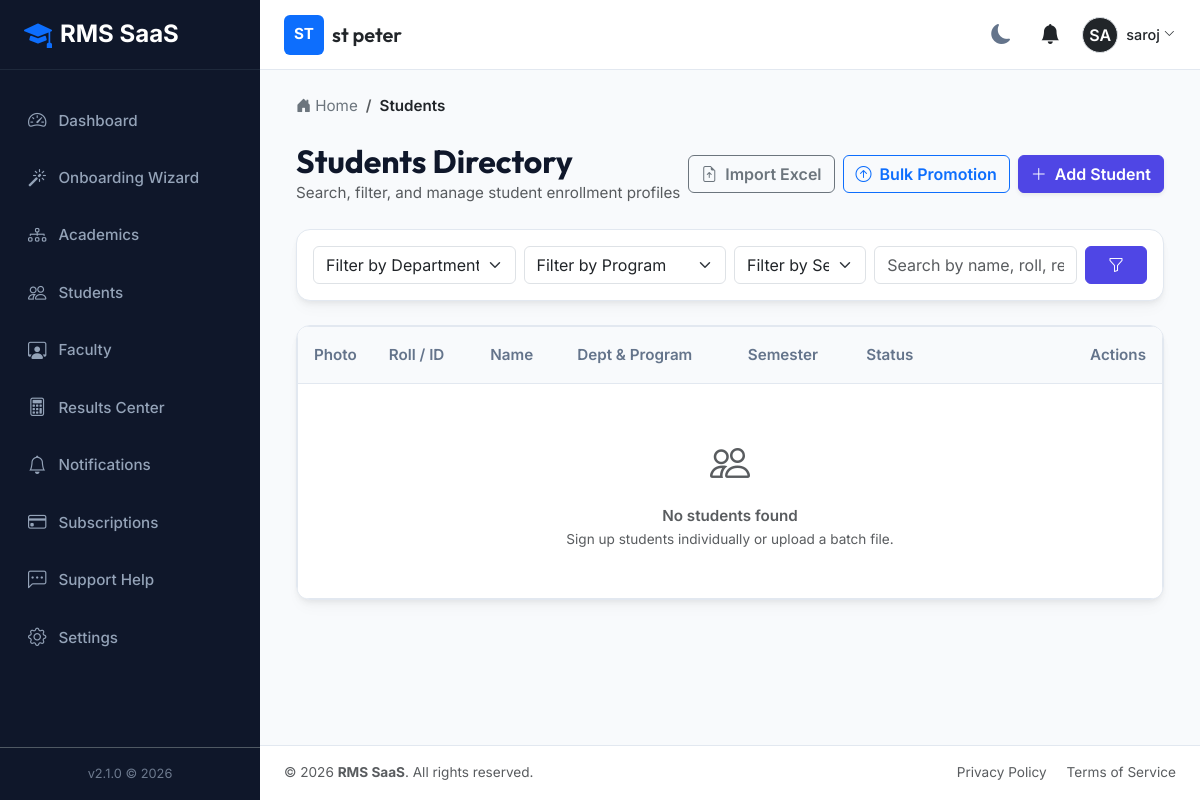
Screenshot of /students/ (signed in) with the database file from the repository.
### tenants/models.py (models this page shows, shortened)
class Institution(models.Model):
    name = models.CharField(max_length=255)
    slug = models.SlugField(max_length=255, unique=True)
    contact_email = models.EmailField()
    contact_phone = models.CharField(max_length=20, blank=True, null=True)
    address = models.TextField(blank=True, null=True)
    logo = models.ImageField(upload_to='institution_logos/', blank=True, null=True)
    is_active = models.BooleanField(default=True)
    created_at = models.DateTimeField(auto_now_add=True)
    updated_at = models.DateTimeField(auto_now=True)

### accounts/models.py (models this page shows, shortened)
class User(AbstractUser):
    class Role(models.TextChoices):
        SUPER_ADMIN = 'SUPER_ADMIN', 'Super Admin'
        INSTITUTION_OWNER = 'INSTITUTION_OWNER', 'Institution Owner'
        INSTITUTION_ADMIN = 'INSTITUTION_ADMIN', 'Institution Admin'
        EXAM_CONTROLLER = 'EXAM_CONTROLLER', 'Examination Controller'
        HOD = 'HOD', 'Head of Department'
        FACULTY = 'FACULTY', 'Faculty'
        STUDENT = 'STUDENT', 'Student'
    role = models.CharField(max_length=30, choices=Role.choices, default=Role.STUDENT)
    institution = models.ForeignKey(
        'tenants.Institution',
        on_delete=models.SET_NULL,
        null=True,
        blank=True,
        related_name='users'
    )
    phone = models.CharField(max_length=20, blank=True, null=True)
    profile_picture = models.ImageField(upload_to='profile_pics/', blank=True, null=True)
    created_at = models.DateTimeField(auto_now_add=True)
    updated_at = models.DateTimeField(auto_now=True)
    @property
    def is_super_admin(self):
        return self.role == self.Role.SUPER_ADMIN or self.is_superuser
    @property
    def is_institution_admin(self):
        return self.role in [self.Role.INSTITUTION_OWNER, self.Role.INSTITUTION_ADMIN]

### students/views.py (the view, shortened to what this page needs)
# urls.py: path('students/', views.student_list, name='student_list'),
@login_required
def student_list(request):
    inst = request.user.institution
    students = Student.objects.filter(institution=inst).select_related('user', 'department', 'program', 'semester')
    dept_id = request.GET.get('department')
    prog_id = request.GET.get('program')
    sem_id = request.GET.get('semester')
    q = request.GET.get('q', '')
    if dept_id:
        students = students.filter(department_id=dept_id)
    if prog_id:
        students = students.filter(program_id=prog_id)
    if sem_id:
        students = students.filter(semester_id=sem_id)
    paginator = Paginator(students, 10)  # 10 per page
    page_number = request.GET.get('page')
    page_obj = paginator.get_page(page_number)
    context = {
        'page_obj': page_obj,
        'departments': Department.objects.filter(institution=inst),
        'programs': Program.objects.filter(institution=inst),
        'semesters': Semester.objects.filter(institution=inst),
        'dept_filter': int(dept_id) if dept_id else '',
        'prog_filter': int(prog_id) if prog_id else '',
        'sem_filter': int(sem_id) if sem_id else '',
        'q': q,
        'breadcrumbs': [{'name': 'Students', 'url': '#'}]
    }
    return render(request, 'students/student_list.html', context)

### notifications/context_processors.py (called while the page is built)
def unread_notifications(request):
    if request.user.is_authenticated:
        unread_notifications = Notification.objects.filter(user=request.user, is_read=False).order_by('-created_at')
        return {
            'unread_notifications': unread_notifications,
            'unread_notifications_list': unread_notifications,
            'unread_notifications_count': unread_notifications.count()
        }
    return {}

### tenants/context_processors.py (called while the page is built)
def institution_context(request):
    context = {
        'current_institution': None,
        'institution_settings': None
    }
    if request.user.is_authenticated and not request.user.is_super_admin:
        if request.user.institution:
            context['current_institution'] = request.user.institution
            try:
                context['institution_settings'] = request.user.institution.settings
            except Exception:
                context['institution_settings'] = None
    return context

### templates/students/student_list.html (shortened to what this page needs)
{% extends "base.html" %}
{% block content %}
<div class="d-flex justify-content-between align-items-center mb-4">
    <div>
        <h2 class="font-heading fw-bold m-0">Students Directory</h2>
        <p class="text-muted m-0">Search, filter, and manage student enrollment profiles</p>
    </div>
    {% if user.is_institution_admin %}
    <div class="d-flex gap-2">
        <a href="{% url 'student_import' %}" class="btn btn-outline-secondary fw-semibold">
            <i class="bi bi-file-earmark-arrow-up me-1"></i> Import Excel
        </a>
        <a href="{% url 'student_promotion' %}" class="btn btn-outline-primary fw-semibold">
            <i class="bi bi-arrow-up-circle me-1"></i> Bulk Promotion
        </a>
        <a href="{% url 'student_add' %}" class="btn btn-primary fw-semibold shadow-sm">
            <i class="bi bi-plus-lg me-1"></i> Add Student
        </a>
    </div>
    {% endif %}
</div>
<div class="rms-card p-3 mb-4">
    <form method="GET" class="row g-2">
        <div class="col-md-3">
            <select name="department" class="form-select">
                <option value="">Filter by Department</option>
            </select>
        </div>
        <div class="col-md-3">
            <select name="program" class="form-select">
                <option value="">Filter by Program</option>
            </select>
        </div>
        <div class="col-md-2">
            <select name="semester" class="form-select">
                <option value="">Filter by Semester</option>
            </select>
        </div>
        <div class="col-md-3">
            <input type="text" name="q" class="form-control" placeholder="Search by name, roll, reg..." value="{{ q }}">
        </div>
        <div class="col-md-1">
            <button type="submit" class="btn btn-primary w-100 fw-semibold"><i class="bi bi-funnel"></i></button>
        </div>
    </form>
</div>
<div class="rms-card p-0 overflow-hidden">
    <div class="rms-table-responsive">
        <table class="table rms-table">
            <thead>
                <tr>
                    <th style="width: 70px;">Photo</th>
                    <th>Roll / ID</th>
                    <th>Name</th>
                    <th>Dept & Program</th>
                    <th>Semester</th>
                    <th>Status</th>
                    <th style="text-align: right; width: 220px;">Actions</th>
                </tr>
            </thead>
            <tbody>
                {% for st in page_obj %}
                <tr>
                    <td>
                        {% if st.photo %}
                            <img src="{{ st.photo.url }}" alt="{{ st.student_id }}" width="36" height="36" class="rounded-circle border">
                        {% else %}
                            <div class="bg-light text-secondary rounded-circle d-flex align-items-center justify-content-center border" style="width: 36px; height: 36px; font-size: 0.8rem; font-weight: bold;">
                                {{ st.user.username|slice:":2"|upper }}
                            </div>
                        {% endif %}
                    </td>
                    <td><span class="badge bg-secondary font-monospace fs-7">{{ st.student_id }}</span></td>
                    <td class="fw-medium">{{ st.user.get_full_name|default:st.user.username }}</td>
                    <td>{{ st.department.code }} - {{ st.program.code }}</td>
                    <td>Semester {{ st.semester.number }}</td>
                    <td>
                        {% if st.status == 'ACTIVE' %}
                            <span class="badge bg-success bg-opacity-10 text-success">Active</span>
                        {% elif st.status == 'SUSPENDED' %}
                            <span class="badge bg-danger bg-opacity-10 text-danger">Suspended</span>
                        {% else %}
                            <span class="badge bg-secondary bg-opacity-10 text-secondary">{{ st.status }}</span>
                        {% endif %}
                    </td>
                    <td style="text-align: right;">
                        <a href="{% url 'student_profile' st.id %}" class="btn btn-outline-primary btn-sm me-1"><i class="bi bi-eye"></i> View</a>
                        {% if user.is_institution_admin %}
                        <a href="{% url 'student_edit' st.id %}" class="btn btn-outline-secondary btn-sm"><i class="bi bi-pencil"></i> Edit</a>
                        {% endif %}
                    </td>
                </tr>
                {% empty %}
                <tr>
                    <td colspan="7" class="text-center py-5 text-muted">
                        <i class="bi bi-people fs-1 mb-2 d-block text-opacity-50"></i>
                        <p class="m-0 fw-semibold">No students found</p>
                        <p class="m-0 text-muted" style="font-size: 0.85rem;">Sign up students individually or upload a batch file.</p>
                    </td>
                </tr>
                {% endfor %}
            </tbody>
        </table>
    </div>
</div>
{% endblock %}

### templates/partials/navbar.html (shortened to what this page needs)
<nav class="app-navbar no-print">
    <div class="d-flex align-items-center">
        {% if current_institution %}
            <div class="d-flex align-items-center">
                {% if current_institution.logo %}
                    <img src="{{ current_institution.logo.url }}" alt="{{ current_institution.name }} Logo" height="40" class="me-2 rounded">
                {% else %}
                    <div class="bg-primary text-white d-flex align-items-center justify-content-center rounded me-2" style="width: 40px; height: 40px; font-weight: bold;">
                        {{ current_institution.name|slice:":2"|upper }}
                    </div>
                {% endif %}
                <div>
                    <h5 class="m-0 text-dark font-heading">{{ current_institution.name }}</h5>
                </div>
            </div>
        {% else %}
            <h5 class="m-0 text-dark font-heading">RMS SaaS Platform</h5>
        {% endif %}
    </div>
    <div class="d-flex align-items-center gap-3">
        <button class="theme-toggle-btn" id="theme-toggle" title="Toggle Theme">
            <i class="bi bi-moon-fill"></i>
        </button>
        <div class="dropdown">
            <button class="btn btn-link position-relative text-dark p-1" type="button" id="notificationDropdown" data-bs-toggle="dropdown" aria-expanded="false">
                <i class="bi bi-bell-fill fs-5"></i>
            </button>
        </div>
        <div class="dropdown">
            <button class="btn btn-link d-flex align-items-center text-decoration-none p-0 text-dark" type="button" id="userProfileDropdown" data-bs-toggle="dropdown" aria-expanded="false">
                {% if user.profile_picture %}
                    <img src="{{ user.profile_picture.url }}" alt="{{ user.username }}" width="36" height="36" class="rounded-circle border">
                {% else %}
                    <div class="bg-dark text-white rounded-circle d-flex align-items-center justify-content-center border" style="width: 36px; height: 36px; font-weight: 600;">
                        {{ user.username|slice:":2"|upper }}
                    </div>
                {% endif %}
                <span class="ms-2 d-none d-md-inline" style="font-size: 0.9rem; font-weight: 500;">{{ user.get_full_name|default:user.username }}</span>
                <i class="bi bi-chevron-down ms-1" style="font-size: 0.7rem;"></i>
            </button>
        </div>
    </div>
</nav>

### static/css/styles.css (style rules this page uses)
:root { --bg-primary: #f8fafc; --bg-secondary: #ffffff; --text-primary: #0f172a; --text-secondary: #64748b; --border-color: #e2e8f0; --card-shadow: 0 4px 6px -1px rgba(0, 0, 0, 0.05), 0 2px 4px -1px rgba(0, 0, 0, 0.02), 0 10px 15px -3px rgba(0, 0, 0, 0.03); --sidebar-bg: #0f172a; --sidebar-text: #94a3b8; --sidebar-active-bg: #1e293b; --sidebar-active-text: #ffffff; --primary: #4f46e5; --primary-hover: #4338ca; --success: #10b981; --warning: #f59e0b; --danger: #ef4444; --info: #06b6d4; --font-heading: 'Outfit', sans-serif; --font-body: 'Inter', sans-serif; --radius-lg: 14px; --radius-md: 10px; --transition-fast: 0.2s ease; }
body { background-color: var(--bg-primary); color: var(--text-primary); font-family: var(--font-body); font-size: 0.95rem; line-height: 1.6; transition: background-color var(--transition-fast), color var(--transition-fast); }
h1, h2, h3, h4, h5, h6 { font-family: var(--font-heading); font-weight: 600; }
.app-navbar { background-color: var(--bg-secondary); border-bottom: 1px solid var(--border-color); height: 70px; padding: 0 1.5rem; display: flex; align-items: center; justify-content: space-between; }
.rms-card { background-color: var(--bg-secondary); border: 1px solid var(--border-color); border-radius: var(--radius-lg); box-shadow: var(--card-shadow); padding: 1.5rem; margin-bottom: 1.5rem; transition: transform var(--transition-fast), box-shadow var(--transition-fast); }
.rms-table-responsive { border: 1px solid var(--border-color); border-radius: var(--radius-md); background-color: var(--bg-secondary); overflow: hidden; }
.rms-table { margin: 0; }
.rms-table th { background-color: var(--bg-primary); color: var(--text-secondary); font-weight: 600; border-bottom: 1px solid var(--border-color); padding: 1rem; }
.rms-table td { padding: 1rem; vertical-align: middle; border-bottom: 1px solid var(--border-color); color: var(--text-primary); }
.rms-table tr:last-child td { border-bottom: none; }
.btn-primary { background-color: var(--primary); border-color: var(--primary); }
.theme-toggle-btn { cursor: pointer; background: none; border: none; color: var(--text-secondary); font-size: 1.25rem; padding: 0.5rem; border-radius: 50%; display: flex; align-items: center; justify-content: center; transition: all var(--transition-fast); }

### rows the page displays
Institution: name "ST", name "st peter"
User: username "SA", get_full_name "saroj"

### other values shown
{{ crumb.name }} "Students"
